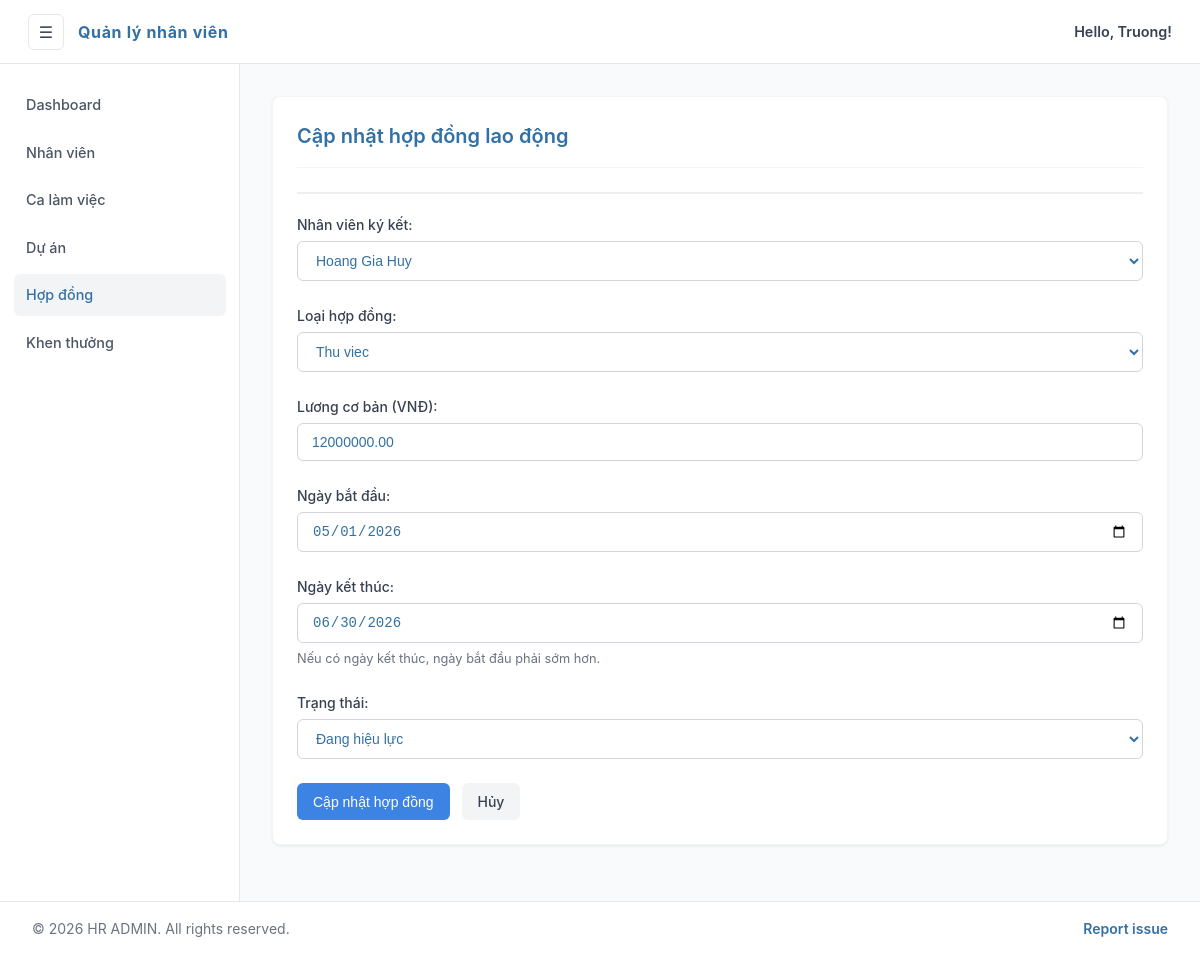
/php-web/hop_dong/sua.php?id=5, run on the app's committed database.
### tables this page shows
CREATE TABLE IF NOT EXISTS Hop_dong_lao_dong (
    id INT AUTO_INCREMENT PRIMARY KEY,
    id_nhan_vien INT NOT NULL,
    loai_hop_dong VARCHAR(100),
    ngay_bat_dau DATE NOT NULL,
    ngay_ket_thuc DATE,
    luong_co_ban DECIMAL(15, 2),
    trang_thai VARCHAR(50) DEFAULT 'Đang hiệu lực',
    FOREIGN KEY (id_nhan_vien) REFERENCES Nhan_vien(id) ON DELETE CASCADE
);

### php-web/hop_dong/sua.php (the view, shortened to what this page needs)
<?php
require_once '../includes/db_connect.php';
$id = isset($_GET['id']) ? (int) $_GET['id'] : 0;
$stmt = $mysqli->prepare("SELECT * FROM Hop_dong_lao_dong WHERE id = ?");
$stmt->bind_param("i", $id);
$stmt->execute();
$contract = $stmt->get_result()->fetch_assoc();
include '../includes/header.php';
?>
<div class="card">
  <h2>Cập nhật hợp đồng lao động</h2>
  <hr class="divider">
  <form method="POST">
    <div class="form-group">
      <label>Nhân viên ký kết:</label>
      <select name="id_nhan_vien" class="form-control" required>
        <?php
        $nvs = $mysqli->query("SELECT id, ten FROM Nhan_vien ORDER BY ten");
        while ($nv = $nvs->fetch_assoc()) {
          $selected = (string) $contract['id_nhan_vien'] === (string) $nv['id'] ? 'selected' : '';
          echo "<option value='{$nv['id']}' {$selected}>" . htmlspecialchars($nv['ten']) . "</option>";
        }
        ?>
      </select>
    </div>
    <div class="form-group">
      <label>Loại hợp đồng:</label>
      <select name="loai_hop_dong" class="form-control">
        <?php
        $contract_types = ['Thử việc', 'Chính thức - 1 năm', 'Vô thời hạn'];
        if ($contract['loai_hop_dong'] !== '' && !in_array($contract['loai_hop_dong'], $contract_types, true)) {
          $contract_types[] = $contract['loai_hop_dong'];
        }
        foreach ($contract_types as $contract_type) {
          $selected = $contract['loai_hop_dong'] === $contract_type ? 'selected' : '';
          echo "<option value='" . htmlspecialchars($contract_type) . "' {$selected}>" . htmlspecialchars($contract_type) . "</option>";
        }
        ?>
      </select>
    </div>
    <div class="form-group">
      <label>Lương cơ bản (VNĐ):</label>
      <input type="number" name="luong_co_ban" class="form-control" value="<?= htmlspecialchars((string) $contract['luong_co_ban']) ?>">
    </div>
    <div class="form-group">
      <label>Ngày bắt đầu:</label>
      <input type="date" name="ngay_bat_dau" class="form-control" value="<?= htmlspecialchars($contract['ngay_bat_dau']) ?>" required>
    </div>
    <div class="form-group">
      <label>Ngày kết thúc:</label>
      <input type="date" name="ngay_ket_thuc" class="form-control" value="<?= htmlspecialchars((string) $contract['ngay_ket_thuc']) ?>">
      <div class="form-hint">Nếu có ngày kết thúc, ngày bắt đầu phải sớm hơn.</div>
    </div>
    <div class="form-group">
      <label>Trạng thái:</label>
      <select name="trang_thai" class="form-control">
        <?php
        $contract_statuses = ['Đang hiệu lực', 'Đã hết hạn', 'Đã thanh lý'];
        foreach ($contract_statuses as $contract_status) {
          $selected = $contract['trang_thai'] === $contract_status ? 'selected' : '';
          echo "<option value='" . htmlspecialchars($contract_status) . "' {$selected}>" . htmlspecialchars($contract_status) . "</option>";
        }
        ?>
      </select>
    </div>
    <div class="form-actions-compact">
      <button type="submit" class="btn btn-primary">Cập nhật hợp đồng</button>
      <a href="index.php" class="btn btn-secondary">Hủy</a>
    </div>
  </form>
</div>
<?php include '../includes/footer.php'; ?>

### php-web/assets/css/style.css (style rules this page uses)
:root { --primary-color: #3d83e4; --primary-hover: #0a63d8; --success-color: #10b981; --danger-color: #ef4444; --warning-color: #f59e0b; --dark-color: #3371a4; --light-color: #6b7280; --light-bg: #f9fafb; --border-color: #e5e7eb; --sidebar-width: 240px; --sidebar-collapsed-width: 0px; --transition: all 0.2s ease; }
* { box-sizing: border-box; }
body { font-family: -apple-system, BlinkMacSystemFont, "Inter", "Segoe UI", Roboto, Helvetica, Arial, sans-serif; background-color: var(--light-bg); margin: 0; color: var(--dark-color); line-height: 1.5; }
a { color: inherit; }
.card { background: white; border-radius: 8px; box-shadow: 0 1px 3px 0 rgba(0, 0, 0, 0.08); padding: 24px; margin-bottom: 24px; border: 1px solid #f3f4f6; }
.card h2, .card h3 { margin-top: 0; color: var(--dark-color); font-weight: 600; font-size: 1.25rem; border-bottom: 1px solid #f3f4f6; padding-bottom: 16px; margin-bottom: 24px; }
.btn { padding: 8px 16px; border-radius: 6px; border: none; cursor: pointer; text-decoration: none; font-size: 0.875rem; font-weight: 500; display: inline-flex; align-items: center; justify-content: center; transition: var(--transition); gap: 6px; }
.btn-primary { background: var(--primary-color); color: white; }
.btn-secondary { background: #f3f4f6; color: #374151; }
.form-group { margin-bottom: 1.5rem; }
.form-group label { display: block; margin-bottom: 6px; font-weight: 500; font-size: 0.875rem; color: #374151; }
.form-control { width: 100%; max-width: 100%; padding: 10px 14px; border: 1px solid #d1d5db; border-radius: 6px; font-size: 0.875rem; transition: var(--transition); background-color: #fff; color: var(--dark-color); }
.form-hint { margin-top: 6px; color: var(--light-color); font-size: 0.8rem; }
.form-actions-compact { margin-top: 20px; display: flex; gap: 12px; }
.divider { border: 1px solid #eee; margin-bottom: 20px; }

### data on the page
hop_dong_lao_dong: luong_co_ban "12000000.00", ngay_bat_dau "05/01/2026", ngay_ket_thuc "06/30/2026"

### other printed values
$item['label'] "Dashboard"
$item['label'] "Nhân viên"
$item['label'] "Ca làm việc"
$item['label'] "Dự án"
$item['label'] "Hợp đồng"
$item['label'] "Khen thưởng"
form field id_nhan_vien "Hoang Gia Huy"
form field loai_hop_dong "Thu viec"
form field trang_thai "Đang hiệu lực"
